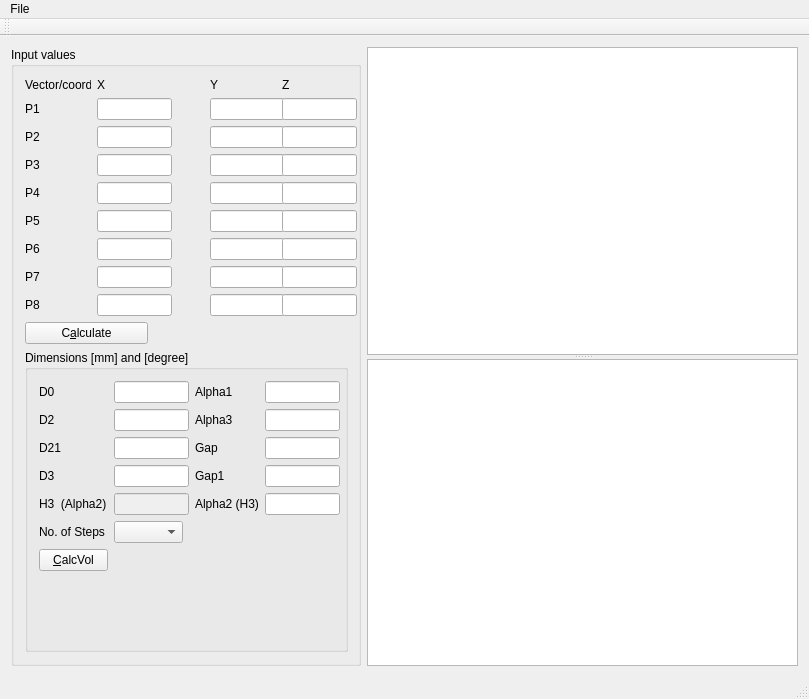
<?xml version="1.0" encoding="UTF-8"?>
<ui version="4.0">
 <class>MainWindow</class>
 <widget class="QMainWindow" name="MainWindow">
  <property name="geometry">
   <rect>
    <x>0</x>
    <y>0</y>
    <width>809</width>
    <height>699</height>
   </rect>
  </property>
  <property name="windowTitle">
   <string>MainWindow</string>
  </property>
  <widget class="QWidget" name="centralWidget">
   <layout class="QGridLayout" name="gridLayout_2">
    <item row="0" column="0">
     <widget class="QGroupBox" name="groupBox">
      <property name="sizePolicy">
       <sizepolicy hsizetype="Fixed" vsizetype="Preferred">
        <horstretch>0</horstretch>
        <verstretch>0</verstretch>
       </sizepolicy>
      </property>
      <property name="maximumSize">
       <size>
        <width>350</width>
        <height>16777215</height>
       </size>
      </property>
      <property name="title">
       <string>Input values</string>
      </property>
      <layout class="QGridLayout" name="gridLayout_3">
       <item row="0" column="0">
        <widget class="QLabel" name="label_5">
         <property name="text">
          <string>Vector/coord</string>
         </property>
        </widget>
       </item>
       <item row="0" column="1">
        <widget class="QLabel" name="label_6">
         <property name="text">
          <string>X</string>
         </property>
        </widget>
       </item>
       <item row="0" column="3">
        <widget class="QLabel" name="label_7">
         <property name="text">
          <string>Y</string>
         </property>
        </widget>
       </item>
       <item row="0" column="4">
        <widget class="QLabel" name="label_8">
         <property name="text">
          <string>Z</string>
         </property>
        </widget>
       </item>
       <item row="1" column="0">
        <widget class="QLabel" name="label">
         <property name="text">
          <string>P1</string>
         </property>
        </widget>
       </item>
       <item row="1" column="1" colspan="2">
        <widget class="QLineEdit" name="leP1x">
         <property name="minimumSize">
          <size>
           <width>75</width>
           <height>0</height>
          </size>
         </property>
         <property name="maximumSize">
          <size>
           <width>75</width>
           <height>16777215</height>
          </size>
         </property>
        </widget>
       </item>
       <item row="1" column="3">
        <widget class="QLineEdit" name="leP1y">
         <property name="minimumSize">
          <size>
           <width>75</width>
           <height>0</height>
          </size>
         </property>
         <property name="maximumSize">
          <size>
           <width>75</width>
           <height>16777215</height>
          </size>
         </property>
        </widget>
       </item>
       <item row="1" column="4">
        <widget class="QLineEdit" name="leP1z">
         <property name="minimumSize">
          <size>
           <width>75</width>
           <height>0</height>
          </size>
         </property>
         <property name="maximumSize">
          <size>
           <width>75</width>
           <height>16777215</height>
          </size>
         </property>
        </widget>
       </item>
       <item row="2" column="0">
        <widget class="QLabel" name="label_2">
         <property name="text">
          <string>P2</string>
         </property>
        </widget>
       </item>
       <item row="2" column="1" colspan="2">
        <widget class="QLineEdit" name="leP2x">
         <property name="minimumSize">
          <size>
           <width>75</width>
           <height>0</height>
          </size>
         </property>
         <property name="maximumSize">
          <size>
           <width>75</width>
           <height>16777215</height>
          </size>
         </property>
        </widget>
       </item>
       <item row="2" column="3">
        <widget class="QLineEdit" name="leP2y">
         <property name="minimumSize">
          <size>
           <width>75</width>
           <height>0</height>
          </size>
         </property>
         <property name="maximumSize">
          <size>
           <width>75</width>
           <height>16777215</height>
          </size>
         </property>
        </widget>
       </item>
       <item row="2" column="4">
        <widget class="QLineEdit" name="leP2z">
         <property name="minimumSize">
          <size>
           <width>75</width>
           <height>0</height>
          </size>
         </property>
         <property name="maximumSize">
          <size>
           <width>75</width>
           <height>16777215</height>
          </size>
         </property>
        </widget>
       </item>
       <item row="3" column="0">
        <widget class="QLabel" name="label_3">
         <property name="text">
          <string>P3</string>
         </property>
        </widget>
       </item>
       <item row="3" column="1" colspan="2">
        <widget class="QLineEdit" name="leP3x">
         <property name="minimumSize">
          <size>
           <width>75</width>
           <height>0</height>
          </size>
         </property>
         <property name="maximumSize">
          <size>
           <width>75</width>
           <height>16777215</height>
          </size>
         </property>
        </widget>
       </item>
       <item row="3" column="3">
        <widget class="QLineEdit" name="leP3y">
         <property name="minimumSize">
          <size>
           <width>75</width>
           <height>0</height>
          </size>
         </property>
         <property name="maximumSize">
          <size>
           <width>75</width>
           <height>16777215</height>
          </size>
         </property>
        </widget>
       </item>
       <item row="3" column="4">
        <widget class="QLineEdit" name="leP3z">
         <property name="minimumSize">
          <size>
           <width>75</width>
           <height>0</height>
          </size>
         </property>
         <property name="maximumSize">
          <size>
           <width>75</width>
           <height>16777215</height>
          </size>
         </property>
        </widget>
       </item>
       <item row="4" column="0">
        <widget class="QLabel" name="label_4">
         <property name="text">
          <string>P4</string>
         </property>
        </widget>
       </item>
       <item row="4" column="1" colspan="2">
        <widget class="QLineEdit" name="leP4x">
         <property name="minimumSize">
          <size>
           <width>75</width>
           <height>0</height>
          </size>
         </property>
         <property name="maximumSize">
          <size>
           <width>75</width>
           <height>16777215</height>
          </size>
         </property>
        </widget>
       </item>
       <item row="4" column="3">
        <widget class="QLineEdit" name="leP4y">
         <property name="minimumSize">
          <size>
           <width>75</width>
           <height>0</height>
          </size>
         </property>
         <property name="maximumSize">
          <size>
           <width>75</width>
           <height>16777215</height>
          </size>
         </property>
        </widget>
       </item>
       <item row="4" column="4">
        <widget class="QLineEdit" name="leP4z">
         <property name="minimumSize">
          <size>
           <width>75</width>
           <height>0</height>
          </size>
         </property>
         <property name="maximumSize">
          <size>
           <width>75</width>
           <height>16777215</height>
          </size>
         </property>
        </widget>
       </item>
       <item row="5" column="0">
        <widget class="QLabel" name="label_9">
         <property name="text">
          <string>P5</string>
         </property>
        </widget>
       </item>
       <item row="5" column="1" colspan="2">
        <widget class="QLineEdit" name="leP5x">
         <property name="minimumSize">
          <size>
           <width>75</width>
           <height>0</height>
          </size>
         </property>
         <property name="maximumSize">
          <size>
           <width>75</width>
           <height>16777215</height>
          </size>
         </property>
        </widget>
       </item>
       <item row="5" column="3">
        <widget class="QLineEdit" name="leP5y">
         <property name="minimumSize">
          <size>
           <width>75</width>
           <height>0</height>
          </size>
         </property>
         <property name="maximumSize">
          <size>
           <width>75</width>
           <height>16777215</height>
          </size>
         </property>
        </widget>
       </item>
       <item row="5" column="4">
        <widget class="QLineEdit" name="leP5z">
         <property name="minimumSize">
          <size>
           <width>75</width>
           <height>0</height>
          </size>
         </property>
         <property name="maximumSize">
          <size>
           <width>75</width>
           <height>16777215</height>
          </size>
         </property>
        </widget>
       </item>
       <item row="6" column="0">
        <widget class="QLabel" name="label_10">
         <property name="text">
          <string>P6</string>
         </property>
        </widget>
       </item>
       <item row="6" column="1" colspan="2">
        <widget class="QLineEdit" name="leP6x">
         <property name="minimumSize">
          <size>
           <width>75</width>
           <height>0</height>
          </size>
         </property>
         <property name="maximumSize">
          <size>
           <width>75</width>
           <height>16777215</height>
          </size>
         </property>
        </widget>
       </item>
       <item row="6" column="3">
        <widget class="QLineEdit" name="leP6y">
         <property name="minimumSize">
          <size>
           <width>75</width>
           <height>0</height>
          </size>
         </property>
         <property name="maximumSize">
          <size>
           <width>75</width>
           <height>16777215</height>
          </size>
         </property>
        </widget>
       </item>
       <item row="6" column="4">
        <widget class="QLineEdit" name="leP6z">
         <property name="minimumSize">
          <size>
           <width>75</width>
           <height>0</height>
          </size>
         </property>
         <property name="maximumSize">
          <size>
           <width>75</width>
           <height>16777215</height>
          </size>
         </property>
        </widget>
       </item>
       <item row="7" column="0">
        <widget class="QLabel" name="label_11">
         <property name="text">
          <string>P7</string>
         </property>
        </widget>
       </item>
       <item row="7" column="1" colspan="2">
        <widget class="QLineEdit" name="leP7x">
         <property name="minimumSize">
          <size>
           <width>75</width>
           <height>0</height>
          </size>
         </property>
         <property name="maximumSize">
          <size>
           <width>75</width>
           <height>16777215</height>
          </size>
         </property>
        </widget>
       </item>
       <item row="7" column="3">
        <widget class="QLineEdit" name="leP7y">
         <property name="minimumSize">
          <size>
           <width>75</width>
           <height>0</height>
          </size>
         </property>
         <property name="maximumSize">
          <size>
           <width>75</width>
           <height>16777215</height>
          </size>
         </property>
        </widget>
       </item>
       <item row="7" column="4">
        <widget class="QLineEdit" name="leP7z">
         <property name="minimumSize">
          <size>
           <width>75</width>
           <height>0</height>
          </size>
         </property>
         <property name="maximumSize">
          <size>
           <width>75</width>
           <height>16777215</height>
          </size>
         </property>
        </widget>
       </item>
       <item row="8" column="0">
        <widget class="QLabel" name="label_12">
         <property name="text">
          <string>P8</string>
         </property>
        </widget>
       </item>
       <item row="8" column="1" colspan="2">
        <widget class="QLineEdit" name="leP8x">
         <property name="minimumSize">
          <size>
           <width>75</width>
           <height>0</height>
          </size>
         </property>
         <property name="maximumSize">
          <size>
           <width>75</width>
           <height>16777215</height>
          </size>
         </property>
        </widget>
       </item>
       <item row="8" column="3">
        <widget class="QLineEdit" name="leP8y">
         <property name="minimumSize">
          <size>
           <width>75</width>
           <height>0</height>
          </size>
         </property>
         <property name="maximumSize">
          <size>
           <width>75</width>
           <height>16777215</height>
          </size>
         </property>
        </widget>
       </item>
       <item row="8" column="4">
        <widget class="QLineEdit" name="leP8z">
         <property name="minimumSize">
          <size>
           <width>75</width>
           <height>0</height>
          </size>
         </property>
         <property name="maximumSize">
          <size>
           <width>75</width>
           <height>16777215</height>
          </size>
         </property>
        </widget>
       </item>
       <item row="9" column="0" colspan="2">
        <widget class="QPushButton" name="pbCalculate">
         <property name="text">
          <string>C&amp;alculate</string>
         </property>
        </widget>
       </item>
       <item row="9" column="2" colspan="3">
        <spacer name="horizontalSpacer">
         <property name="orientation">
          <enum>Qt::Horizontal</enum>
         </property>
         <property name="sizeHint" stdset="0">
          <size>
           <width>177</width>
           <height>20</height>
          </size>
         </property>
        </spacer>
       </item>
       <item row="10" column="0" colspan="5">
        <widget class="QGroupBox" name="groupBox_2">
         <property name="title">
          <string>Dimensions [mm] and [degree]</string>
         </property>
         <layout class="QGridLayout" name="gridLayout">
          <item row="0" column="0">
           <widget class="QLabel" name="lblD0">
            <property name="text">
             <string>D0</string>
            </property>
           </widget>
          </item>
          <item row="0" column="1" colspan="2">
           <widget class="QLineEdit" name="leD0">
            <property name="minimumSize">
             <size>
              <width>75</width>
              <height>0</height>
             </size>
            </property>
            <property name="maximumSize">
             <size>
              <width>75</width>
              <height>16777215</height>
             </size>
            </property>
           </widget>
          </item>
          <item row="0" column="3">
           <widget class="QLabel" name="label_13">
            <property name="text">
             <string>Alpha1</string>
            </property>
           </widget>
          </item>
          <item row="0" column="4">
           <widget class="QLineEdit" name="leAlpha1">
            <property name="minimumSize">
             <size>
              <width>75</width>
              <height>0</height>
             </size>
            </property>
            <property name="maximumSize">
             <size>
              <width>75</width>
              <height>16777215</height>
             </size>
            </property>
           </widget>
          </item>
          <item row="1" column="0">
           <widget class="QLabel" name="label_14">
            <property name="text">
             <string>D2</string>
            </property>
           </widget>
          </item>
          <item row="1" column="1" colspan="2">
           <widget class="QLineEdit" name="leD2">
            <property name="minimumSize">
             <size>
              <width>75</width>
              <height>0</height>
             </size>
            </property>
            <property name="maximumSize">
             <size>
              <width>75</width>
              <height>16777215</height>
             </size>
            </property>
           </widget>
          </item>
          <item row="1" column="3">
           <widget class="QLabel" name="label_18">
            <property name="text">
             <string>Alpha3</string>
            </property>
           </widget>
          </item>
          <item row="1" column="4">
           <widget class="QLineEdit" name="leAlpha3">
            <property name="minimumSize">
             <size>
              <width>75</width>
              <height>0</height>
             </size>
            </property>
            <property name="maximumSize">
             <size>
              <width>75</width>
              <height>16777215</height>
             </size>
            </property>
           </widget>
          </item>
          <item row="2" column="0">
           <widget class="QLabel" name="label_15">
            <property name="text">
             <string>D21</string>
            </property>
           </widget>
          </item>
          <item row="2" column="1" colspan="2">
           <widget class="QLineEdit" name="leD21">
            <property name="minimumSize">
             <size>
              <width>75</width>
              <height>0</height>
             </size>
            </property>
            <property name="maximumSize">
             <size>
              <width>75</width>
              <height>16777215</height>
             </size>
            </property>
           </widget>
          </item>
          <item row="2" column="3">
           <widget class="QLabel" name="label_19">
            <property name="text">
             <string>Gap</string>
            </property>
           </widget>
          </item>
          <item row="2" column="4">
           <widget class="QLineEdit" name="leGap">
            <property name="minimumSize">
             <size>
              <width>75</width>
              <height>0</height>
             </size>
            </property>
            <property name="maximumSize">
             <size>
              <width>75</width>
              <height>16777215</height>
             </size>
            </property>
           </widget>
          </item>
          <item row="3" column="0">
           <widget class="QLabel" name="label_16">
            <property name="text">
             <string>D3</string>
            </property>
           </widget>
          </item>
          <item row="3" column="1" colspan="2">
           <widget class="QLineEdit" name="leD3">
            <property name="minimumSize">
             <size>
              <width>75</width>
              <height>0</height>
             </size>
            </property>
            <property name="maximumSize">
             <size>
              <width>75</width>
              <height>16777215</height>
             </size>
            </property>
           </widget>
          </item>
          <item row="3" column="3">
           <widget class="QLabel" name="label_20">
            <property name="text">
             <string>Gap1</string>
            </property>
           </widget>
          </item>
          <item row="3" column="4">
           <widget class="QLineEdit" name="leGap1">
            <property name="minimumSize">
             <size>
              <width>75</width>
              <height>0</height>
             </size>
            </property>
            <property name="maximumSize">
             <size>
              <width>75</width>
              <height>16777215</height>
             </size>
            </property>
           </widget>
          </item>
          <item row="4" column="0">
           <widget class="QLabel" name="label_17">
            <property name="text">
             <string>H3  (Alpha2)</string>
            </property>
           </widget>
          </item>
          <item row="4" column="1" colspan="2">
           <widget class="QLineEdit" name="leH3">
            <property name="enabled">
             <bool>false</bool>
            </property>
            <property name="minimumSize">
             <size>
              <width>75</width>
              <height>0</height>
             </size>
            </property>
            <property name="maximumSize">
             <size>
              <width>75</width>
              <height>16777215</height>
             </size>
            </property>
           </widget>
          </item>
          <item row="4" column="3">
           <widget class="QLabel" name="label_21">
            <property name="text">
             <string>Alpha2 (H3)</string>
            </property>
           </widget>
          </item>
          <item row="6" column="0">
           <widget class="QPushButton" name="pbCalcVol">
            <property name="text">
             <string>&amp;CalcVol</string>
            </property>
           </widget>
          </item>
          <item row="6" column="1" colspan="4">
           <spacer name="horizontalSpacer_2">
            <property name="orientation">
             <enum>Qt::Horizontal</enum>
            </property>
            <property name="sizeHint" stdset="0">
             <size>
              <width>167</width>
              <height>20</height>
             </size>
            </property>
           </spacer>
          </item>
          <item row="7" column="0" colspan="5">
           <spacer name="verticalSpacer">
            <property name="orientation">
             <enum>Qt::Vertical</enum>
            </property>
            <property name="sizeHint" stdset="0">
             <size>
              <width>248</width>
              <height>51</height>
             </size>
            </property>
           </spacer>
          </item>
          <item row="4" column="4">
           <widget class="QLineEdit" name="leAlpha2">
            <property name="minimumSize">
             <size>
              <width>75</width>
              <height>0</height>
             </size>
            </property>
            <property name="maximumSize">
             <size>
              <width>75</width>
              <height>16777215</height>
             </size>
            </property>
           </widget>
          </item>
          <item row="5" column="0">
           <widget class="QLabel" name="label_22">
            <property name="text">
             <string>No. of Steps</string>
            </property>
           </widget>
          </item>
          <item row="5" column="2" colspan="3">
           <spacer name="horizontalSpacer_3">
            <property name="orientation">
             <enum>Qt::Horizontal</enum>
            </property>
            <property name="sizeHint" stdset="0">
             <size>
              <width>40</width>
              <height>20</height>
             </size>
            </property>
           </spacer>
          </item>
          <item row="5" column="1">
           <widget class="QComboBox" name="cbSteps"/>
          </item>
         </layout>
        </widget>
       </item>
      </layout>
     </widget>
    </item>
    <item row="0" column="1">
     <widget class="QSplitter" name="splitter">
      <property name="orientation">
       <enum>Qt::Vertical</enum>
      </property>
      <widget class="QTextEdit" name="textEdit"/>
      <widget class="QGraphicsView" name="graphicsView"/>
     </widget>
    </item>
   </layout>
  </widget>
  <widget class="QMenuBar" name="menuBar">
   <property name="geometry">
    <rect>
     <x>0</x>
     <y>0</y>
     <width>809</width>
     <height>20</height>
    </rect>
   </property>
   <widget class="QMenu" name="menuFile">
    <property name="title">
     <string>File</string>
    </property>
    <addaction name="actionClose"/>
   </widget>
   <addaction name="menuFile"/>
  </widget>
  <widget class="QToolBar" name="mainToolBar">
   <attribute name="toolBarArea">
    <enum>TopToolBarArea</enum>
   </attribute>
   <attribute name="toolBarBreak">
    <bool>false</bool>
   </attribute>
  </widget>
  <widget class="QStatusBar" name="statusBar"/>
  <action name="actionClose">
   <property name="text">
    <string>Close</string>
   </property>
  </action>
 </widget>
 <layoutdefault spacing="6" margin="11"/>
 <resources/>
 <connections>
  <connection>
   <sender>actionClose</sender>
   <signal>triggered()</signal>
   <receiver>MainWindow</receiver>
   <slot>close()</slot>
   <hints>
    <hint type="sourcelabel">
     <x>-1</x>
     <y>-1</y>
    </hint>
    <hint type="destinationlabel">
     <x>299</x>
     <y>199</y>
    </hint>
   </hints>
  </connection>
 </connections>
</ui>
